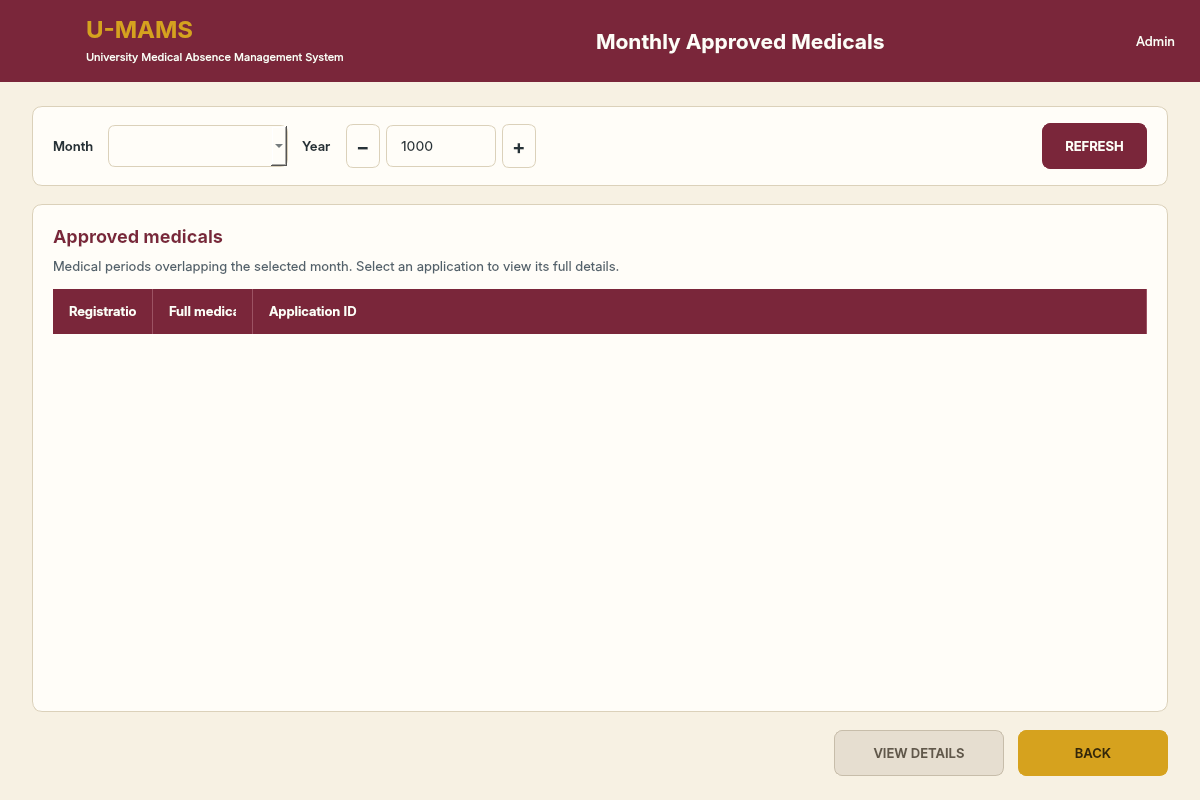
<?xml version="1.0" encoding="UTF-8"?>
<ui version="4.0">
 <class>MonthlyApprovedMedicals</class>
 <widget class="QDialog" name="MonthlyApprovedMedicals">
  <property name="geometry"><rect><x>0</x><y>0</y><width>1200</width><height>800</height></rect></property>
  <property name="minimumSize"><size><width>900</width><height>600</height></size></property>
  <property name="windowTitle"><string>U-MAMS - Monthly Approved Medicals</string></property>
  <property name="styleSheet"><string notr="true">QDialog#MonthlyApprovedMedicals{background:#F7F1E3;color:#263238;font-family:Inter;font-size:14px;}
QLabel{font-family:Inter;font-size:14px;color:#263238;background:transparent;border:none;}
QFrame#header{background:#7A263A;border:none;}
QLabel#headerBrand{font-size:24px;font-weight:600;color:#D6A21E;}
QLabel#headerUniversity{font-size:11px;color:#FFFDF8;}
QLabel#headerTitle{font-size:21px;font-weight:600;color:#FFFDF8;}
QLabel#headerAudience{font-size:13px;color:#FFFDF8;}
QFrame#filterCard,QFrame#resultsCard{background:#FFFDF8;border:1px solid #DBD1BA;border-radius:10px;}
QLabel#lblSummary{font-size:18px;font-weight:600;color:#7A263A;}
QLabel#lblDescription,QLabel#lblState{font-size:13px;color:#52616B;}
QLabel#lblMonth,QLabel#lblYear{font-size:13px;font-weight:500;}
QComboBox,QSpinBox{font-family:Inter;font-size:14px;color:#263238;background:#FFFDF8;border:1px solid #DBD1BA;border-radius:7px;padding:7px 12px;min-height:26px;}
QComboBox:focus,QSpinBox:focus{border-color:#D6A21E;}
QComboBox QAbstractItemView{color:#263238;background:#FFFDF8;selection-color:#FFFDF8;selection-background-color:#7A263A;}
QToolButton#btnYearPrevious,QToolButton#btnYearNext{font-family:Inter;font-size:20px;font-weight:600;color:#263238;background:#FFFDF8;border:1px solid #DBD1BA;border-radius:7px;padding:0px;}
QToolButton#btnYearPrevious:hover,QToolButton#btnYearPrevious:focus,QToolButton#btnYearNext:hover,QToolButton#btnYearNext:focus{color:#263238;background:#F6E8BD;border-color:#D6A21E;}
QToolButton#btnYearPrevious:disabled,QToolButton#btnYearNext:disabled{color:#9B8D74;background:#EEE6D6;border-color:#DBD1BA;}
QTreeWidget{font-family:Inter;font-size:14px;color:#263238;background:#FFFDF8;border:none;outline:none;selection-color:#263238;selection-background-color:#F6E8BD;}
QTreeWidget::item{padding:9px 10px;border-bottom:1px solid #EEE6D6;}
QTreeWidget::item:selected{color:#263238;background:#F6E8BD;}
QTreeWidget::item:hover{background:#F7F1E3;}
QTreeWidget::item:focus{border:1px solid #D6A21E;}
QHeaderView::section{font-family:Inter;font-size:13px;font-weight:500;color:#FFFDF8;background:#7A263A;border:none;border-right:1px solid #9C5263;padding:12px 16px;}
QPushButton{font-family:Inter;font-size:13px;font-weight:500;color:#FFFDF8;background:#7A263A;border:1px solid #7A263A;border-radius:8px;padding:12px 22px;min-height:20px;}
QPushButton:hover,QPushButton:focus{border-color:#D6A21E;}
QPushButton:pressed{background:#5B1929;}
QPushButton:disabled{color:#61584A;background:#E6DED0;border-color:#C7BDAA;}
QPushButton#btnBack{color:#34270A;background:#D6A21E;border-color:#D6A21E;}
QPushButton#btnBack:hover,QPushButton#btnBack:focus{border-color:#7A263A;}</string></property>
  <layout class="QVBoxLayout" name="rootLayout">
   <property name="spacing"><number>0</number></property>
   <property name="leftMargin"><number>0</number></property>
   <property name="topMargin"><number>0</number></property>
   <property name="rightMargin"><number>0</number></property>
   <property name="bottomMargin"><number>0</number></property>
   <item>
    <widget class="QFrame" name="header">
     <property name="minimumSize"><size><width>0</width><height>82</height></size></property>
     <property name="maximumSize"><size><width>16777215</width><height>82</height></size></property>
     <layout class="QHBoxLayout" name="headerLayout">
      <property name="spacing"><number>14</number></property>
      <property name="leftMargin"><number>24</number></property>
      <property name="topMargin"><number>14</number></property>
      <property name="rightMargin"><number>24</number></property>
      <property name="bottomMargin"><number>14</number></property>
      <item><widget class="QLabel" name="headerLogo"><property name="minimumSize"><size><width>48</width><height>48</height></size></property><property name="maximumSize"><size><width>48</width><height>48</height></size></property><property name="alignment"><set>Qt::AlignCenter</set></property></widget></item>
      <item>
       <layout class="QVBoxLayout" name="brandLayout">
        <property name="spacing"><number>2</number></property>
        <item><widget class="QLabel" name="headerBrand"><property name="text"><string>U-MAMS</string></property></widget></item>
        <item><widget class="QLabel" name="headerUniversity"><property name="text"><string>University Medical Absence Management System</string></property></widget></item>
       </layout>
      </item>
      <item><spacer name="headerSpacer"><property name="orientation"><enum>Qt::Horizontal</enum></property><property name="sizeHint" stdset="0"><size><width>30</width><height>20</height></size></property></spacer></item>
      <item><widget class="QLabel" name="headerTitle"><property name="text"><string>Monthly Approved Medicals</string></property></widget></item>
      <item><spacer name="audienceSpacer"><property name="orientation"><enum>Qt::Horizontal</enum></property><property name="sizeHint" stdset="0"><size><width>30</width><height>20</height></size></property></spacer></item>
      <item><widget class="QLabel" name="headerAudience"><property name="text"><string>Admin</string></property></widget></item>
     </layout>
    </widget>
   </item>
   <item>
    <layout class="QVBoxLayout" name="bodyLayout" stretch="0,1,0">
     <property name="spacing"><number>18</number></property>
     <property name="leftMargin"><number>32</number></property>
     <property name="topMargin"><number>24</number></property>
     <property name="rightMargin"><number>32</number></property>
     <property name="bottomMargin"><number>24</number></property>
     <item>
      <widget class="QFrame" name="filterCard">
       <layout class="QHBoxLayout" name="filterLayout">
        <property name="spacing"><number>14</number></property>
        <property name="leftMargin"><number>20</number></property>
        <property name="topMargin"><number>16</number></property>
        <property name="rightMargin"><number>20</number></property>
        <property name="bottomMargin"><number>16</number></property>
        <item><widget class="QLabel" name="lblMonth"><property name="text"><string>Month</string></property><property name="buddy"><cstring>cmbMonth</cstring></property></widget></item>
        <item><widget class="QComboBox" name="cmbMonth"><property name="minimumSize"><size><width>180</width><height>44</height></size></property><property name="accessibleName"><string>Select month</string></property></widget></item>
        <item><widget class="QLabel" name="lblYear"><property name="text"><string>Year</string></property><property name="buddy"><cstring>spnYear</cstring></property></widget></item>
        <item>
         <layout class="QHBoxLayout" name="yearControlLayout">
          <property name="spacing"><number>6</number></property>
          <item><widget class="QToolButton" name="btnYearPrevious"><property name="minimumSize"><size><width>34</width><height>44</height></size></property><property name="maximumSize"><size><width>34</width><height>44</height></size></property><property name="text"><string>−</string></property><property name="toolTip"><string>Previous year</string></property><property name="accessibleName"><string>Previous year</string></property><property name="cursor"><cursorShape>PointingHandCursor</cursorShape></property></widget></item>
          <item><widget class="QSpinBox" name="spnYear"><property name="minimumSize"><size><width>110</width><height>44</height></size></property><property name="minimum"><number>1000</number></property><property name="maximum"><number>9999</number></property><property name="keyboardTracking"><bool>false</bool></property><property name="buttonSymbols"><enum>QAbstractSpinBox::NoButtons</enum></property><property name="accessibleName"><string>Select year</string></property></widget></item>
          <item><widget class="QToolButton" name="btnYearNext"><property name="minimumSize"><size><width>34</width><height>44</height></size></property><property name="maximumSize"><size><width>34</width><height>44</height></size></property><property name="text"><string>+</string></property><property name="toolTip"><string>Next year</string></property><property name="accessibleName"><string>Next year</string></property><property name="cursor"><cursorShape>PointingHandCursor</cursorShape></property></widget></item>
         </layout>
        </item>
        <item><spacer name="filterSpacer"><property name="orientation"><enum>Qt::Horizontal</enum></property><property name="sizeHint" stdset="0"><size><width>40</width><height>20</height></size></property></spacer></item>
        <item><widget class="QPushButton" name="btnRefresh"><property name="text"><string>REFRESH</string></property><property name="autoDefault"><bool>false</bool></property><property name="cursor"><cursorShape>PointingHandCursor</cursorShape></property></widget></item>
       </layout>
      </widget>
     </item>
     <item>
      <widget class="QFrame" name="resultsCard">
       <layout class="QVBoxLayout" name="resultsLayout">
        <property name="spacing"><number>10</number></property>
        <property name="leftMargin"><number>20</number></property>
        <property name="topMargin"><number>20</number></property>
        <property name="rightMargin"><number>20</number></property>
        <property name="bottomMargin"><number>16</number></property>
        <item><widget class="QLabel" name="lblSummary"><property name="text"><string>Approved medicals</string></property><property name="textFormat"><enum>Qt::PlainText</enum></property><property name="wordWrap"><bool>true</bool></property></widget></item>
        <item><widget class="QLabel" name="lblDescription"><property name="text"><string>Medical periods overlapping the selected month. Select an application to view its full details.</string></property><property name="wordWrap"><bool>true</bool></property></widget></item>
        <item>
         <widget class="QStackedWidget" name="resultsStack">
          <property name="currentIndex"><number>0</number></property>
          <widget class="QWidget" name="pageApplications">
           <layout class="QVBoxLayout" name="treeLayout">
            <property name="spacing"><number>0</number></property>
            <property name="leftMargin"><number>0</number></property><property name="topMargin"><number>4</number></property><property name="rightMargin"><number>0</number></property><property name="bottomMargin"><number>0</number></property>
            <item><widget class="QTreeWidget" name="treeApplications"><property name="editTriggers"><set>QAbstractItemView::NoEditTriggers</set></property><property name="selectionMode"><enum>QAbstractItemView::SingleSelection</enum></property><property name="selectionBehavior"><enum>QAbstractItemView::SelectRows</enum></property><property name="alternatingRowColors"><bool>false</bool></property><property name="rootIsDecorated"><bool>true</bool></property><property name="uniformRowHeights"><bool>false</bool></property><property name="expandsOnDoubleClick"><bool>false</bool></property><property name="accessibleName"><string>Approved medicals grouped by registration category</string></property><column><property name="text"><string>Registration / category</string></property></column><column><property name="text"><string>Full medical period</string></property></column><column><property name="text"><string>Application ID</string></property></column></widget></item>
           </layout>
          </widget>
          <widget class="QWidget" name="pageState">
           <layout class="QVBoxLayout" name="stateLayout">
            <item><spacer name="stateTopSpacer"><property name="orientation"><enum>Qt::Vertical</enum></property><property name="sizeHint" stdset="0"><size><width>20</width><height>40</height></size></property></spacer></item>
            <item><widget class="QLabel" name="lblState"><property name="text"><string>No approved medicals for this month.</string></property><property name="textFormat"><enum>Qt::PlainText</enum></property><property name="alignment"><set>Qt::AlignCenter</set></property><property name="wordWrap"><bool>true</bool></property></widget></item>
            <item><spacer name="stateBottomSpacer"><property name="orientation"><enum>Qt::Vertical</enum></property><property name="sizeHint" stdset="0"><size><width>20</width><height>40</height></size></property></spacer></item>
           </layout>
          </widget>
         </widget>
        </item>
       </layout>
      </widget>
     </item>
     <item>
      <layout class="QHBoxLayout" name="footerLayout">
       <property name="spacing"><number>14</number></property>
       <item><spacer name="footerSpacer"><property name="orientation"><enum>Qt::Horizontal</enum></property><property name="sizeHint" stdset="0"><size><width>40</width><height>20</height></size></property></spacer></item>
       <item><widget class="QPushButton" name="btnViewDetails"><property name="minimumSize"><size><width>170</width><height>46</height></size></property><property name="text"><string>VIEW DETAILS</string></property><property name="enabled"><bool>false</bool></property><property name="autoDefault"><bool>false</bool></property><property name="cursor"><cursorShape>PointingHandCursor</cursorShape></property></widget></item>
       <item><widget class="QPushButton" name="btnBack"><property name="minimumSize"><size><width>150</width><height>46</height></size></property><property name="text"><string>BACK</string></property><property name="autoDefault"><bool>false</bool></property><property name="shortcut"><string>Alt+Left</string></property><property name="cursor"><cursorShape>PointingHandCursor</cursorShape></property></widget></item>
      </layout>
     </item>
    </layout>
   </item>
  </layout>
 </widget>
 <tabstops><tabstop>cmbMonth</tabstop><tabstop>btnYearPrevious</tabstop><tabstop>spnYear</tabstop><tabstop>btnYearNext</tabstop><tabstop>btnRefresh</tabstop><tabstop>treeApplications</tabstop><tabstop>btnViewDetails</tabstop><tabstop>btnBack</tabstop></tabstops>
 <resources/>
 <connections/>
</ui>
